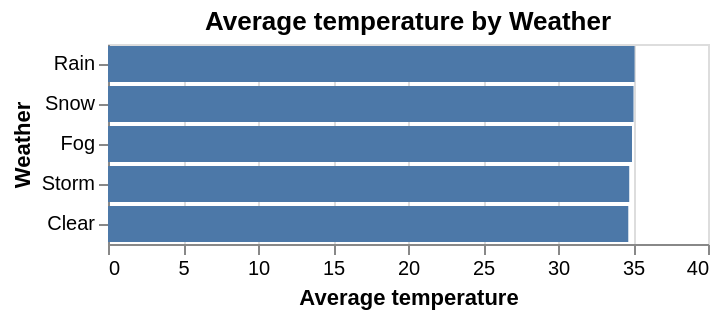

The code cell stored with this chart in its notebook:
### Code cell
columns_to_average = ['Avg_Speed(km/h)', 'Visibility(m)', 'temperature']
weather_averages = df.groupby('Weather')[columns_to_average].mean().reset_index()

chart_temperature = alt.Chart(weather_averages).mark_bar().encode(
    x=alt.X('temperature:Q', title='Average temperature'),
    y=alt.Y('Weather:N', title='Weather', sort ='-x'),
    tooltip=[
        alt.Tooltip('Weather:N', title='weather'),
        alt.Tooltip('temperature:Q', title= 'Avg. teamper', format='.1f')
    ]    
).properties(
    title= 'Average temperature by Weather'
).interactive()

# chart_temp.save('barchart_avg_weather.json')

chart_temperature

### Figure 1 — Vega-Lite specification as saved in the notebook (floating-point values rounded to 4 significant figures)
{"config": {"view": {"continuousWidth": 300, "continuousHeight": 300}}, "data": {"name": "data-bc48000c0d665ecbc4d1738a614f8b80"}, "mark": {"type": "bar"}, "encoding": {"tooltip": [{"field": "Weather", "title": "weather", "type": "nominal"}, {"field": "temperature", "format": ".1f", "title": "Avg. teamper", "type": "quantitative"}], "x": {"field": "temperature", "title": "Average temperature", "type": "quantitative"}, "y": {"field": "Weather", "sort": "-x", "title": "Weather", "type": "nominal"}}, "params": [{"name": "param_1e9efca18e7a2868", "select": {"type": "interval", "encodings": ["x", "y"]}, "bind": "scales"}], "title": "Average temperature by Weather", "$schema": "https://vega.github.io/schema/vega-lite/v6.4.1.json", "datasets": {"data-bc48000c0d665ecbc4d1738a614f8b80": [{"Weather": "Clear", "Avg_Speed(km/h)": 61.06, "Visibility(m)": 5173.0, "temperature": 34.69}, {"Weather": "Fog", "Avg_Speed(km/h)": 60.56, "Visibility(m)": 5016.0, "temperature": 34.93}, {"Weather": "Rain", "Avg_Speed(km/h)": 62.54, "Visibility(m)": 4997.0, "temperature": 35.1}, {"Weather": "Snow", "Avg_Speed(km/h)": 61.1, "Visibility(m)": 5137.0, "temperature": 35.03}, {"Weather": "Storm", "Avg_Speed(km/h)": 61.31, "Visibility(m)": 4916.0, "temperature": 34.75}]}}
